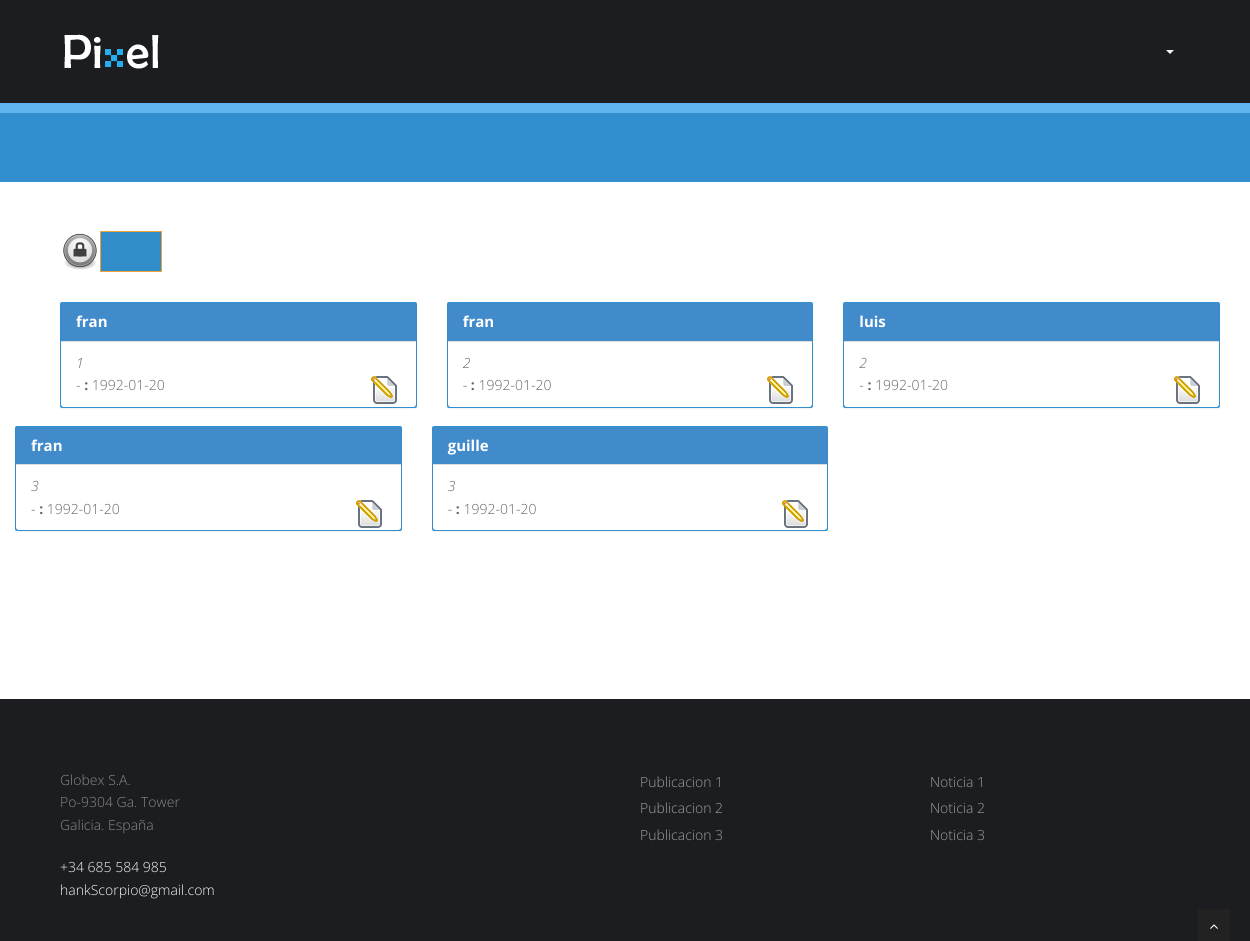
Page /Controladores/Privada/C_DocenciaP.php (signed in) on the committed database.
### tables this page shows
CREATE TABLE IF NOT EXISTS `S_USUARIO_MATERIA` (
  `IDMateria` varchar(10) NOT NULL,
  `Login` varchar(25) NOT NULL,
  `FechaIni_Materia` date NOT NULL,
  `FechaFin_Materia` date DEFAULT NULL
);

### Controladores/Privada/C_DocenciaP.php (called while the page is built, shortened)
<?php
$Raiz = explode('/',$_SERVER['PHP_SELF'])[count(explode('/',$_SERVER['PHP_SELF']))-4];
function getRuta()
{
	global $Raiz;
	$RutaArray = explode('/',$_SERVER['PHP_SELF']);
	$toret = "";
	for ($i =(count($RutaArray)-2);$i > 0; $i = $i -1)
	{
		if ($RutaArray[$i] == $Raiz)
			break;
		else
			$toret = $toret."../";
	}
	return $toret;
}
$RutaRelativaControlador = getRuta();
include_once $RutaRelativaControlador.'Comun/ArchivoComun.php';
$PagID = $identificadoresPrivados["Docencia"];
include_once $vistas[$PagID];
?>

### Comun/ArchivoComun.php (called while the page is built, shortened)
<?php
$identificadores = array(
'Home' => 'H',
'Miembros' => 'M',
'Prensa'=> 'P',
'Transferencias'=> 'T',
'Colaboraciones'=> 'C',
'Docencia'=> 'D',
'Publicaciones' => 'Pu',
'Actividades' => 'A',
'Login' => 'L'
);
$identificadoresPrivados = array(
'Home' => 'HP',
'Miembros' => 'MP',
'AMiembros' => 'AMP',
'MMiembros' => 'MMP',
'DMiembros' => 'DMP',
'Prensa'=> 'PP',
'APrensa'=> 'APP',
'MPrensa'=> 'MPP',
'DPrensa' => 'DPP',
'Transferencias'=> 'TP',
'ATransferencias'=> 'ATP',
'MTransferencias'=> 'MTP',
'DTransferencias'=> 'DTP',
'Colaboraciones'=> 'CP',
'AColaboraciones'=> 'ACP',
'MColaboraciones'=> 'MCP',
'DColaboraciones'=> 'DCP',
'Publicaciones'=> 'PuP',
'APublicaciones'=> 'APuP',
'MPublicaciones'=> 'MPuP',
'DPublicaciones'=> 'DPuP',
'Docencia'=> 'DP',
'ADocencia'=> 'ADP',
'MDocencia'=> 'MDP',
'DDocencia'=> 'DDP',
'Actividades'=> 'AP',
'AActividades'=> 'AAP',
'MActividades'=> 'MAP',
'DActividades'=> 'DAP',
'Administracion'=> 'G',
'ERRORPERM' => 'ERRORPERM'
);
?>

### GESTAPP/Clases/BaseDatosControl.php (called while the page is built, shortened)
<?php
Class BaseDatosControl
{
	public $conexionBD;
	function __construct()
	{
		$this->conexionBD = new mysqli('localhost','gC', 'gC','ET3gC');
	}
	function OperacionGenericaBD($var,$Error = "1")
	{
		if (!$resultado = $this->conexionBD->query($var))
		{
			if (isset($_COOKIE["TEST"]))
			{
				echo '<br><b>Warning</b>: '.$this->conexionBD->error.' in <b>/BaseDatosControl.php</b> on line <b>36</b><br>';
				exit();
			}
			else
			{
				throw new Exception($Error . "=>". $var . "<br>Error: " . $this->conexionBD->error . "");
			}
		}
		return $resultado;
	}
}
?>

### Clases/TablaBD.php (called while the page is built, shortened)
<?php
include_once $RutaRelativaControlador.'GESTAPP/Clases/BaseDatosControl.php';
Class TablaBD
{
	public $nombreTabla = "";
	function __construct($n,$arrayCampos,$arrayClaves)
	{
		$this->nombreTabla = $n;
	}
	public function ListadoRegistros($opciones)
	{
		$BD = new BaseDatosControl();
		return $BD->OperacionGenericaBD("Select * from ".$this->nombreTabla." ". $opciones);
	}
}
?>

### Vistas/Privadas/V_DocenciaP.php (the view, shortened to what this page needs)
<?php
Class DocenciaPrivada
{
function DisplayContent($idioma,$Dc)
{
	global $controladores;
	global $identificadoresPrivados;
	global $RutaRelativaControlador;
?>
	<section id="content">
	<div class="container">
		<div class="row">
						<div class="col-md-3" >
						  <form id="1" action="<?php echo $controladores[$identificadoresPrivados["ADocencia"]]?>" method = "POST">
						  <img style="display:inline" src="<?php echo $RutaRelativaControlador?>img/engranaje2.svg.png"
						  class="img-responsive">
						  <a style="display:inline" class="btn btn-warning" onClick="document.getElementById('1').submit();"><?php echo $idioma['Alta_DC']; ?></a>
						  </form>
						</div>
						<div class="col-md-9"></div>
	  </div>
	<?php
	foreach($Dc as $e)
	{
		echo '
		<div class="row">
            <div class="col-md-4">
              <div class="panel panel-primary">
                <div class="panel-heading">
                  <h3 class="panel-title">'.$e["Login"].'</h3>
                </div>
				<ul class="list-group">
					<form id="'.$e["IDMateria"].'Dc" action="'.$controladores[$identificadoresPrivados["MDocencia"]].'" method="POST">
						<input type="hidden" name="MOD" value="'.$e["IDMateria"].'" />
						<input type="hidden" name="TIPO" value="Dc" />
					</form>
					<li class="list-group-item"><i>'.$e["IDMateria"].'</i><br>-<b> '.$idioma["Fecha"].':</b> '.$e["FechaIni_Materia"].'
						<img style="display:inline" onClick="document.getElementById(\''.$e["IDMateria"].'Dc\').submit();" src="'.$RutaRelativaControlador.'img/editar.png" class="img-responsive pull-right"></img>
					</li>
				  </ul>
              </div>
            </div>';
	}
	?>
	</section>
<?php
}
}
	$Dc = array();
	try
	{
		$consulta = $_TABLADOCENCIA->ListadoRegistros("");
		for ($i = 0; $i < $consulta->num_rows ;$i++)
		{
			$Dc[] = $consulta->fetch_assoc();
		}
	}
	catch(Exception $e)
	{
		$errorRescrito = explode("=>",$e->getMessage());
		$_SESSION['error'] = 'CON ERR MIEMBROS'."=>".$errorRescrito[1];
	}
$princ_view = new DocenciaPrivada();
include_once$RutaRelativaControlador.'Comun/CabeceraPriv.php';
$princ_view->DisplayContent($idioma,$Dc);
include_once$RutaRelativaControlador.'Comun/Pie.php';
?>

### css/style.css (style rules this page uses)
body { font-family:'Open Sans', Arial, sans-serif; font-size:14px; font-weight:300; line-height:1.6em; color:#656565; }
h1,h2, h3, h4, h5, h6 { font-family:'Open Sans', Arial, sans-serif; font-weight:700; line-height:1.1em; color:#333; margin-bottom: 20px; }
.container { padding:0 20px 0 20px; position:relative; }
.row,.row-fluid { margin-bottom:30px; }
.row .row,.row-fluid .row-fluid { margin-bottom:30px; }
#content { position:relative; background:#fff; padding:50px 0 0px 0; }
#content img { max-width:100%; height:auto; }
.panel-title { margin-top: 0; margin-bottom: 0; font-size: 15px; color: inherit; }
.panel { margin-bottom: 18px; background-color: #318FCF; border: 1px solid transparent; border-radius: 2px; -webkit-box-shadow: 0 1px 1px rgba(0,0,0,0.05); box-shadow: 0 1px 1px rgba(0,0,0,0.05); }
.btn { text-align: center; background: #318CCA; color: #fff; border-radius: 0;padding: 10px 30px; }
img.pull-right, .align-right { float:right; margin:0 0 15px 15px; }

### rows in the picture
s_usuario_materia: Login "fran", IDMateria "1", FechaIni_Materia "1992-01-20"
s_usuario_materia: Login "fran", IDMateria "2", FechaIni_Materia "1992-01-20"
s_usuario_materia: Login "luis", IDMateria "2", FechaIni_Materia "1992-01-20"
s_usuario_materia: Login "fran", IDMateria "3", FechaIni_Materia "1992-01-20"
s_usuario_materia: Login "guille", IDMateria "3", FechaIni_Materia "1992-01-20"
